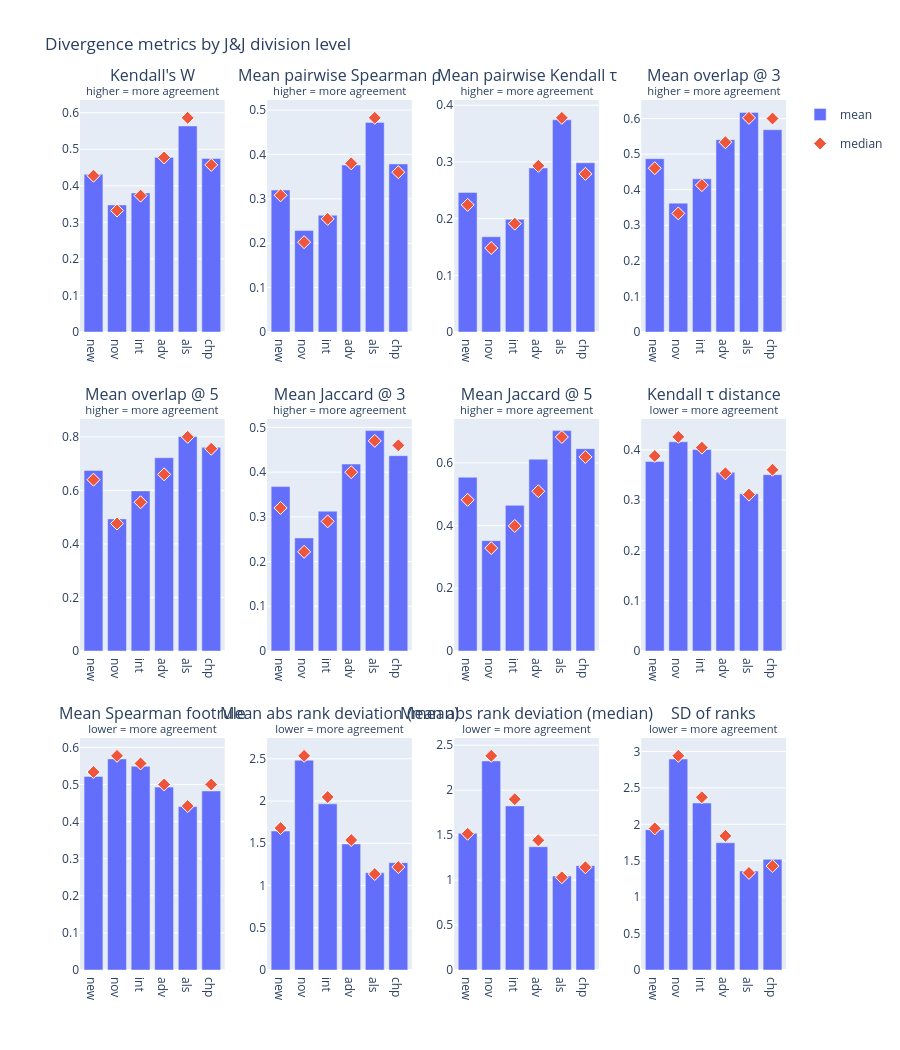

Write notebook code for a chart like this one.
### Code cell
NCOLS = 4
NROWS = (len(METRICS) + NCOLS - 1) // NCOLS  # 3

subplot_titles = [f"{title}<br><sup>{note}</sup>" for _, title, note in METRICS]
subplot_titles += [""] * (NROWS * NCOLS - len(METRICS))

fig = make_subplots(
    rows=NROWS, cols=NCOLS,
    subplot_titles=subplot_titles,
    vertical_spacing=0.10,
    horizontal_spacing=0.06,
)

BAR_COLOR = "#636EFA"
POINT_COLOR = "#EF553B"

for i, (col, title, note) in enumerate(METRICS):
    row, col_num = divmod(i, NCOLS)
    row, col_num = row + 1, col_num + 1

    fig.add_trace(
        go.Bar(
            x=agg_mean["level"],
            y=agg_mean[col],
            name="mean",
            legendgroup="mean",
            showlegend=(i == 0),
            marker_color=BAR_COLOR,
        ),
        row=row, col=col_num,
    )
    fig.add_trace(
        go.Scatter(
            x=agg_median["level"],
            y=agg_median[col],
            name="median",
            legendgroup="median",
            showlegend=(i == 0),
            mode="markers",
            marker=dict(symbol="diamond", size=10, color=POINT_COLOR,
                        line=dict(width=1, color="white")),
        ),
        row=row, col=col_num,
    )

fig.update_layout(
    height=NROWS * 350,
    title="Divergence metrics by J&J division level",
    legend_title="",
)
fig.show()

### Figure 1 — Plotly figure (JSON) as saved in the notebook; plotly's stock layout.template omitted (floating-point values rounded to 4 significant figures)
{"data": [{"legendgroup": "mean", "marker": {"color": "#636EFA"}, "name": "mean", "showlegend": true, "type": "bar", "x": ["new", "nov", "int", "adv", "als", "chp"], "xaxis": "x", "y": [0.4315, 0.3476, 0.3806, 0.4779, 0.5637, 0.4749], "yaxis": "y"}, {"legendgroup": "median", "marker": {"color": "#EF553B", "line": {"color": "white", "width": 1}, "size": 10, "symbol": "diamond"}, "mode": "markers", "name": "median", "showlegend": true, "type": "scatter", "x": ["new", "nov", "int", "adv", "als", "chp"], "xaxis": "x", "y": [0.4276, 0.3324, 0.3732, 0.4776, 0.5859, 0.4571], "yaxis": "y"}, {"legendgroup": "mean", "marker": {"color": "#636EFA"}, "name": "mean", "showlegend": false, "type": "bar", "x": ["new", "nov", "int", "adv", "als", "chp"], "xaxis": "x2", "y": [0.3199, 0.2285, 0.263, 0.3761, 0.4722, 0.3786], "yaxis": "y2"}, {"legendgroup": "median", "marker": {"color": "#EF553B", "line": {"color": "white", "width": 1}, "size": 10, "symbol": "diamond"}, "mode": "markers", "name": "median", "showlegend": false, "type": "scatter", "x": ["new", "nov", "int", "adv", "als", "chp"], "xaxis": "x2", "y": [0.308, 0.2023, 0.2548, 0.38, 0.4824, 0.36], "yaxis": "y2"}, {"legendgroup": "mean", "marker": {"color": "#636EFA"}, "name": "mean", "showlegend": false, "type": "bar", "x": ["new", "nov", "int", "adv", "als", "chp"], "xaxis": "x3", "y": [0.2463, 0.168, 0.199, 0.2894, 0.3745, 0.2985], "yaxis": "y3"}, {"legendgroup": "median", "marker": {"color": "#EF553B", "line": {"color": "white", "width": 1}, "size": 10, "symbol": "diamond"}, "mode": "markers", "name": "median", "showlegend": false, "type": "scatter", "x": ["new", "nov", "int", "adv", "als", "chp"], "xaxis": "x3", "y": [0.2242, 0.1481, 0.1911, 0.2931, 0.3778, 0.2789], "yaxis": "y3"}, {"legendgroup": "mean", "marker": {"color": "#636EFA"}, "name": "mean", "showlegend": false, "type": "bar", "x": ["new", "nov", "int", "adv", "als", "chp"], "xaxis": "x4", "y": [0.4871, 0.3622, 0.4305, 0.5406, 0.6172, 0.5686], "yaxis": "y4"}, {"legendgroup": "median", "marker": {"color": "#EF553B", "line": {"color": "white", "width": 1}, "size": 10, "symbol": "diamond"}, "mode": "markers", "name": "median", "showlegend": false, "type": "scatter", "x": ["new", "nov", "int", "adv", "als", "chp"], "xaxis": "x4", "y": [0.4603, 0.3333, 0.4127, 0.5333, 0.6019, 0.6], "yaxis": "y4"}, {"legendgroup": "mean", "marker": {"color": "#636EFA"}, "name": "mean", "showlegend": false, "type": "bar", "x": ["new", "nov", "int", "adv", "als", "chp"], "xaxis": "x5", "y": [0.6741, 0.4935, 0.5982, 0.722, 0.8014, 0.7608], "yaxis": "y5"}, {"legendgroup": "median", "marker": {"color": "#EF553B", "line": {"color": "white", "width": 1}, "size": 10, "symbol": "diamond"}, "mode": "markers", "name": "median", "showlegend": false, "type": "scatter", "x": ["new", "nov", "int", "adv", "als", "chp"], "xaxis": "x5", "y": [0.64, 0.4762, 0.5556, 0.66, 0.8, 0.7556], "yaxis": "y5"}, {"legendgroup": "mean", "marker": {"color": "#636EFA"}, "name": "mean", "showlegend": false, "type": "bar", "x": ["new", "nov", "int", "adv", "als", "chp"], "xaxis": "x6", "y": [0.3678, 0.2529, 0.3127, 0.4182, 0.493, 0.4369], "yaxis": "y6"}, {"legendgroup": "median", "marker": {"color": "#EF553B", "line": {"color": "white", "width": 1}, "size": 10, "symbol": "diamond"}, "mode": "markers", "name": "median", "showlegend": false, "type": "scatter", "x": ["new", "nov", "int", "adv", "als", "chp"], "xaxis": "x6", "y": [0.32, 0.2219, 0.29, 0.4, 0.47, 0.46], "yaxis": "y6"}, {"legendgroup": "mean", "marker": {"color": "#636EFA"}, "name": "mean", "showlegend": false, "type": "bar", "x": ["new", "nov", "int", "adv", "als", "chp"], "xaxis": "x7", "y": [0.5543, 0.352, 0.4645, 0.6118, 0.703, 0.6453], "yaxis": "y7"}, {"legendgroup": "median", "marker": {"color": "#EF553B", "line": {"color": "white", "width": 1}, "size": 10, "symbol": "diamond"}, "mode": "markers", "name": "median", "showlegend": false, "type": "scatter", "x": ["new", "nov", "int", "adv", "als", "chp"], "xaxis": "x7", "y": [0.4821, 0.3282, 0.3988, 0.5096, 0.6825, 0.619], "yaxis": "y7"}, {"legendgroup": "mean", "marker": {"color": "#636EFA"}, "name": "mean", "showlegend": false, "type": "bar", "x": ["new", "nov", "int", "adv", "als", "chp"], "xaxis": "x8", "y": [0.3769, 0.416, 0.4005, 0.3553, 0.3128, 0.3507], "yaxis": "y8"}, {"legendgroup": "median", "marker": {"color": "#EF553B", "line": {"color": "white", "width": 1}, "size": 10, "symbol": "diamond"}, "mode": "markers", "name": "median", "showlegend": false, "type": "scatter", "x": ["new", "nov", "int", "adv", "als", "chp"], "xaxis": "x8", "y": [0.3879, 0.4259, 0.4044, 0.3534, 0.3111, 0.3605], "yaxis": "y8"}, {"legendgroup": "mean", "marker": {"color": "#636EFA"}, "name": "mean", "showlegend": false, "type": "bar", "x": ["new", "nov", "int", "adv", "als", "chp"], "xaxis": "x9", "y": [0.5216, 0.5688, 0.5491, 0.4928, 0.4403, 0.4825], "yaxis": "y9"}, {"legendgroup": "median", "marker": {"color": "#EF553B", "line": {"color": "white", "width": 1}, "size": 10, "symbol": "diamond"}, "mode": "markers", "name": "median", "showlegend": false, "type": "scatter", "x": ["new", "nov", "int", "adv", "als", "chp"], "xaxis": "x9", "y": [0.5333, 0.5771, 0.5567, 0.5, 0.4417, 0.5], "yaxis": "y9"}, {"legendgroup": "mean", "marker": {"color": "#636EFA"}, "name": "mean", "showlegend": false, "type": "bar", "x": ["new", "nov", "int", "adv", "als", "chp"], "xaxis": "x10", "y": [1.646, 2.484, 1.967, 1.492, 1.151, 1.271], "yaxis": "y10"}, {"legendgroup": "median", "marker": {"color": "#EF553B", "line": {"color": "white", "width": 1}, "size": 10, "symbol": "diamond"}, "mode": "markers", "name": "median", "showlegend": false, "type": "scatter", "x": ["new", "nov", "int", "adv", "als", "chp"], "xaxis": "x10", "y": [1.68, 2.535, 2.048, 1.539, 1.136, 1.219], "yaxis": "y10"}, {"legendgroup": "mean", "marker": {"color": "#636EFA"}, "name": "mean", "showlegend": false, "type": "bar", "x": ["new", "nov", "int", "adv", "als", "chp"], "xaxis": "x11", "y": [1.522, 2.325, 1.825, 1.371, 1.045, 1.161], "yaxis": "y11"}, {"legendgroup": "median", "marker": {"color": "#EF553B", "line": {"color": "white", "width": 1}, "size": 10, "symbol": "diamond"}, "mode": "markers", "name": "median", "showlegend": false, "type": "scatter", "x": ["new", "nov", "int", "adv", "als", "chp"], "xaxis": "x11", "y": [1.516, 2.382, 1.9, 1.443, 1.032, 1.143], "yaxis": "y11"}, {"legendgroup": "mean", "marker": {"color": "#636EFA"}, "name": "mean", "showlegend": false, "type": "bar", "x": ["new", "nov", "int", "adv", "als", "chp"], "xaxis": "x12", "y": [1.925, 2.896, 2.292, 1.747, 1.358, 1.519], "yaxis": "y12"}, {"legendgroup": "median", "marker": {"color": "#EF553B", "line": {"color": "white", "width": 1}, "size": 10, "symbol": "diamond"}, "mode": "markers", "name": "median", "showlegend": false, "type": "scatter", "x": ["new", "nov", "int", "adv", "als", "chp"], "xaxis": "x12", "y": [1.944, 2.94, 2.372, 1.841, 1.333, 1.427], "yaxis": "y12"}], "layout": {"annotations": [{"font": {"size": 16}, "showarrow": false, "text": "Kendall's W<br><sup>higher = more agreement</sup>", "x": 0.1025, "xanchor": "center", "xref": "paper", "y": 1, "yanchor": "bottom", "yref": "paper"}, {"font": {"size": 16}, "showarrow": false, "text": "Mean pairwise Spearman ρ<br><sup>higher = more agreement</sup>", "x": 0.3675, "xanchor": "center", "xref": "paper", "y": 1, "yanchor": "bottom", "yref": "paper"}, {"font": {"size": 16}, "showarrow": false, "text": "Mean pairwise Kendall τ<br><sup>higher = more agreement</sup>", "x": 0.6325, "xanchor": "center", "xref": "paper", "y": 1, "yanchor": "bottom", "yref": "paper"}, {"font": {"size": 16}, "showarrow": false, "text": "Mean overlap @ 3<br><sup>higher = more agreement</sup>", "x": 0.8975, "xanchor": "center", "xref": "paper", "y": 1, "yanchor": "bottom", "yref": "paper"}, {"font": {"size": 16}, "showarrow": false, "text": "Mean overlap @ 5<br><sup>higher = more agreement</sup>", "x": 0.1025, "xanchor": "center", "xref": "paper", "y": 0.6333, "yanchor": "bottom", "yref": "paper"}, {"font": {"size": 16}, "showarrow": false, "text": "Mean Jaccard @ 3<br><sup>higher = more agreement</sup>", "x": 0.3675, "xanchor": "center", "xref": "paper", "y": 0.6333, "yanchor": "bottom", "yref": "paper"}, {"font": {"size": 16}, "showarrow": false, "text": "Mean Jaccard @ 5<br><sup>higher = more agreement</sup>", "x": 0.6325, "xanchor": "center", "xref": "paper", "y": 0.6333, "yanchor": "bottom", "yref": "paper"}, {"font": {"size": 16}, "showarrow": false, "text": "Kendall τ distance<br><sup>lower = more agreement</sup>", "x": 0.8975, "xanchor": "center", "xref": "paper", "y": 0.6333, "yanchor": "bottom", "yref": "paper"}, {"font": {"size": 16}, "showarrow": false, "text": "Mean Spearman footrule<br><sup>lower = more agreement</sup>", "x": 0.1025, "xanchor": "center", "xref": "paper", "y": 0.2667, "yanchor": "bottom", "yref": "paper"}, {"font": {"size": 16}, "showarrow": false, "text": "Mean abs rank deviation (mean)<br><sup>lower = more agreement</sup>", "x": 0.3675, "xanchor": "center", "xref": "paper", "y": 0.2667, "yanchor": "bottom", "yref": "paper"}, {"font": {"size": 16}, "showarrow": false, "text": "Mean abs rank deviation (median)<br><sup>lower = more agreement</sup>", "x": 0.6325, "xanchor": "center", "xref": "paper", "y": 0.2667, "yanchor": "bottom", "yref": "paper"}, {"font": {"size": 16}, "showarrow": false, "text": "SD of ranks<br><sup>lower = more agreement</sup>", "x": 0.8975, "xanchor": "center", "xref": "paper", "y": 0.2667, "yanchor": "bottom", "yref": "paper"}], "height": 1050, "legend": {"title": {"text": ""}}, "title": {"text": "Divergence metrics by J&J division level"}, "xaxis": {"anchor": "y", "domain": [0, 0.205]}, "xaxis10": {"anchor": "y10", "domain": [0.265, 0.47]}, "xaxis11": {"anchor": "y11", "domain": [0.53, 0.735]}, "xaxis12": {"anchor": "y12", "domain": [0.795, 1]}, "xaxis2": {"anchor": "y2", "domain": [0.265, 0.47]}, "xaxis3": {"anchor": "y3", "domain": [0.53, 0.735]}, "xaxis4": {"anchor": "y4", "domain": [0.795, 1]}, "xaxis5": {"anchor": "y5", "domain": [0, 0.205]}, "xaxis6": {"anchor": "y6", "domain": [0.265, 0.47]}, "xaxis7": {"anchor": "y7", "domain": [0.53, 0.735]}, "xaxis8": {"anchor": "y8", "domain": [0.795, 1]}, "xaxis9": {"anchor": "y9", "domain": [0, 0.205]}, "yaxis": {"anchor": "x", "domain": [0.7333, 1]}, "yaxis10": {"anchor": "x10", "domain": [0, 0.2667]}, "yaxis11": {"anchor": "x11", "domain": [0, 0.2667]}, "yaxis12": {"anchor": "x12", "domain": [0, 0.2667]}, "yaxis2": {"anchor": "x2", "domain": [0.7333, 1]}, "yaxis3": {"anchor": "x3", "domain": [0.7333, 1]}, "yaxis4": {"anchor": "x4", "domain": [0.7333, 1]}, "yaxis5": {"anchor": "x5", "domain": [0.3667, 0.6333]}, "yaxis6": {"anchor": "x6", "domain": [0.3667, 0.6333]}, "yaxis7": {"anchor": "x7", "domain": [0.3667, 0.6333]}, "yaxis8": {"anchor": "x8", "domain": [0.3667, 0.6333]}, "yaxis9": {"anchor": "x9", "domain": [0, 0.2667]}}}
